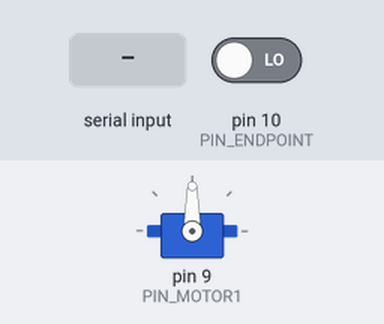
A sketch run on a simulated Arduino Uno, built with avr-gcc and run on an emulated ATmega328P. Shown: servo. The inputs (shaded band) are chosen by the test bench; at power-on: pin 10 (PIN_ENDPOINT) LOW. What the sketch prints to the serial monitor is not drawn.

Above: at 1.2 s.
1.3 s: "MOVE:" received over Serial
At 2.75 s:
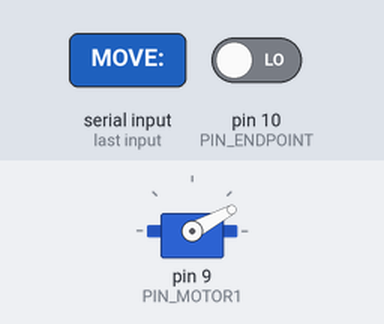
11.7 s: "MOVETO:" received over Serial
At 13.1 s:
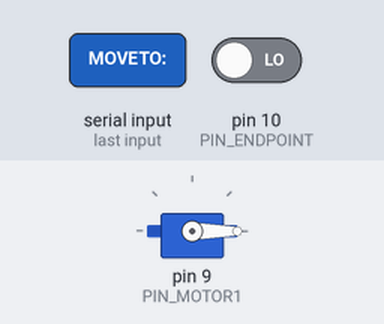
14.2 s: "MOVETO:90\n" received over Serial
At 16.4 s:
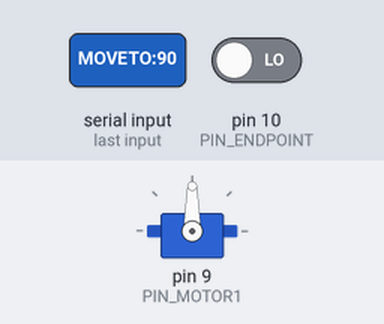
Timing chart, 0 to 17.7 s (numbered marks = the images above; inputs shaded):
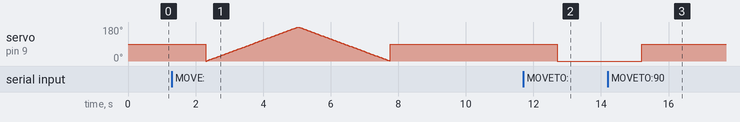

The sketch:

servo-testing.ino
```cpp
#include <Arduino.h>
#include <Servo.h>
#include <Stepper.h>

#define BAUD 9600
#define STEPS 200
#define PIN_MOTOR1 9
#define PIN_ENDPOINT 10

enum MachineStatus {ON, WORKING};

MachineStatus machineStatus = ON;

// initialize the stepper library on pins 8 through 11:
//Stepper myStepper(STEPS, 8, 9, 10, 11);
Servo servo1;

int stepCount = 0;  // number of steps the motor has taken
int angle;
int endPoint = 0;

void setup() {
  Serial.begin(BAUD);           // set up Serial library at 9600 bps

  pinMode(PIN_MOTOR1,OUTPUT);
  pinMode(PIN_ENDPOINT,INPUT);
  Serial.println("START");
  servo1.attach(PIN_MOTOR1);
}

void printStatus(){
  Serial.print("STATUS:");
  Serial.println(machineStatus);
}

void processMoveTo(String input){
    String value = input.substring(7);
    angle = value.toInt();
    servo1.write(angle);
}

void processMove(){
    for(angle=0; angle <= 180; angle++){
      servo1.write(angle);
      delay(15);
    }
    for(angle=180; angle >= 0; angle--){
      servo1.write(angle);
      delay(15);
    }
    angle = 90;
    servo1.write(angle);
}

void processAngle(){
  Serial.print("ANGLE:");
  Serial.println(angle);
}

void processCommand(String input){
  if (input.startsWith("MOVETO:")){
    processMoveTo(input);
  }
  if (input.startsWith("MOVE:")){
    processMove();
  }
  if (input.startsWith("ANGLE:")){
    processAngle();
  }

}

void checkEndPoint(){
    int oldEndPoint = endPoint;
    endPoint = digitalRead(PIN_ENDPOINT);
    if(endPoint - oldEndPoint){ //endPoint has chaged value
      Serial.print("ENDPOINT:");
      Serial.println(endPoint);
    }
}

void loop(){
    checkEndPoint();
    if(Serial.available()){//user input
      String input = Serial.readString();
      processCommand(input);
    }
    delay(1);
}
```

Measured:
- after the input at 11.7 s, servo on pin 9 (PIN_MOTOR1): 90° → 0° after 1.0 s
- after the input at 14.2 s, servo on pin 9 (PIN_MOTOR1): 0° → 90° after 1.0 s
